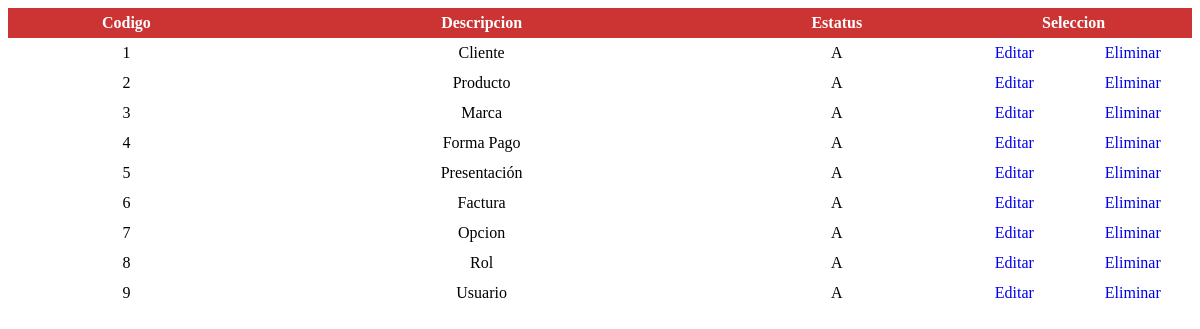
The app's page /vista/modulo/listar_modulo.php with its own data.
### tables this page shows
CREATE TABLE `modulo` (
  `cod_mod` int(11) NOT NULL,
  `nom_mod` varchar(40) NOT NULL,
  `rut_mod` varchar(100) NOT NULL,
  `est_mod` char(1) NOT NULL
);

### clase/modulo/modulo.class.php (called while the page is built, shortened)
<?php
require_once("../../clase/utilidad/utilidad.class.php");
class modulo extends utilidad
{
	public function listar(){
		$sql="select * from modulo";
		$lis=$this->ejecutar($sql);
		return $lis;
	}
}
?>

### clase/utilidad/utilidad.class.php (called while the page is built, shortened)
<?php
class utilidad
{
    private  $con_bdt;
    public function __construct()
      {
      $this->con_bdt=@mysqli_connect("localhost","root","13081","sistfact");
      }
   protected function ejecutar($sql)
   {
         $ret=mysqli_query($this->con_bdt,$sql);
         return $ret;
      }
    public function extraer_dato($puntero)
      {
        return mysqli_fetch_assoc($puntero);
      }
}
?>

### vista/modulo/listar_modulo.php (the view, shortened to what this page needs)
<?php
require("../../clase/modulo/modulo.class.php");
$obj_mod = new modulo;
 ?>
<!DOCTYPE html>
<html lang="es">
<head>
	<link rel="stylesheet" type="text/css" href="../../css/estilo.css">
</head>
<body>
	<form action="../../controlador/modulo/controlador_modulo.php" method="POST" accept-charset="utf-8" id="for_mod">
		<div class="contenedor_listado_grande">
			<span class="titulo pocision letra_blanca altura30 columna20">Codigo</span>
			<span class="titulo pocision letra_blanca altura30 columna40">Descripcion</span>
			<span class="titulo pocision letra_blanca altura30 columna20">Estatus</span>
			<span class="titulo pocision letra_blanca altura30 columna20">Seleccion</span>
			<?php
					$mod = $obj_mod->listar();
					while( ($dat_mod = $obj_mod->extraer_dato($mod))>0)
					{
						echo "<span class='pocision altura30 columna20'>$dat_mod[cod_mod]</span>";
						echo "<span class='pocision altura30 columna40'>$dat_mod[nom_mod]</span>";
						echo "<span class='pocision altura30 columna20'>$dat_mod[est_mod]</span>";
						echo "<span class='pocision altura30 columna10'>
							<a href='editar_modulo.php?cod_mod=$dat_mod[cod_mod]'>Editar</a></span>";
						echo "<span class='pocision altura30 columna10'>
							<a href='javascript:borrar_modulo($dat_mod[cod_mod])'>Eliminar</a></span>";
					}
			 ?>
		</div>
	</form>
</body>
</html>

### css/estilo.css (style rules this page uses)
* { font-family: 'Poiret One', cursive; }
.titulo, input[type="submit"], input[type="button"] { background-color: #cc3333; font-weight: bold; }
.letra_blanca, input[type="submit"], input[type="button"] { color: #ffffff; }
.altura30, input[type="submit"], input[type="button"] { height: 30px; line-height: 30px; }
.pocision { text-align: center; }
a { text-decoration: none; }
.columna40 { width: 40%; }
.columna20 { width: 20%; }
.columna10 { width: 10%; }
.contenedor_listado_grande span { display: inline-block; float: left; }

### records on screen
modulo: cod_mod "1", nom_mod "Cliente", est_mod "A"
modulo: cod_mod "2", nom_mod "Producto", est_mod "A"
modulo: cod_mod "3", nom_mod "Marca", est_mod "A"
modulo: cod_mod "4", nom_mod "Forma Pago", est_mod "A"
modulo: cod_mod "5", nom_mod "Presentación", est_mod "A"
modulo: cod_mod "6", nom_mod "Factura", est_mod "A"
modulo: cod_mod "7", nom_mod "Opcion", est_mod "A"
modulo: cod_mod "8", nom_mod "Rol", est_mod "A"
modulo: cod_mod "9", nom_mod "Usuario", est_mod "A"
